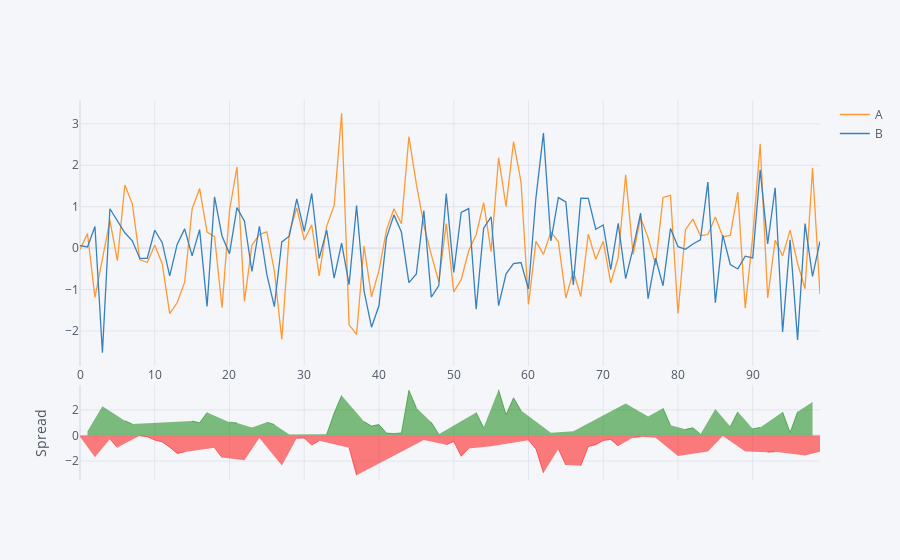

Write notebook code for a chart like this one.
### Markdown cell above
### Spread plot

### Code cell
df1[['A', 'B']].iplot(kind='spread')
